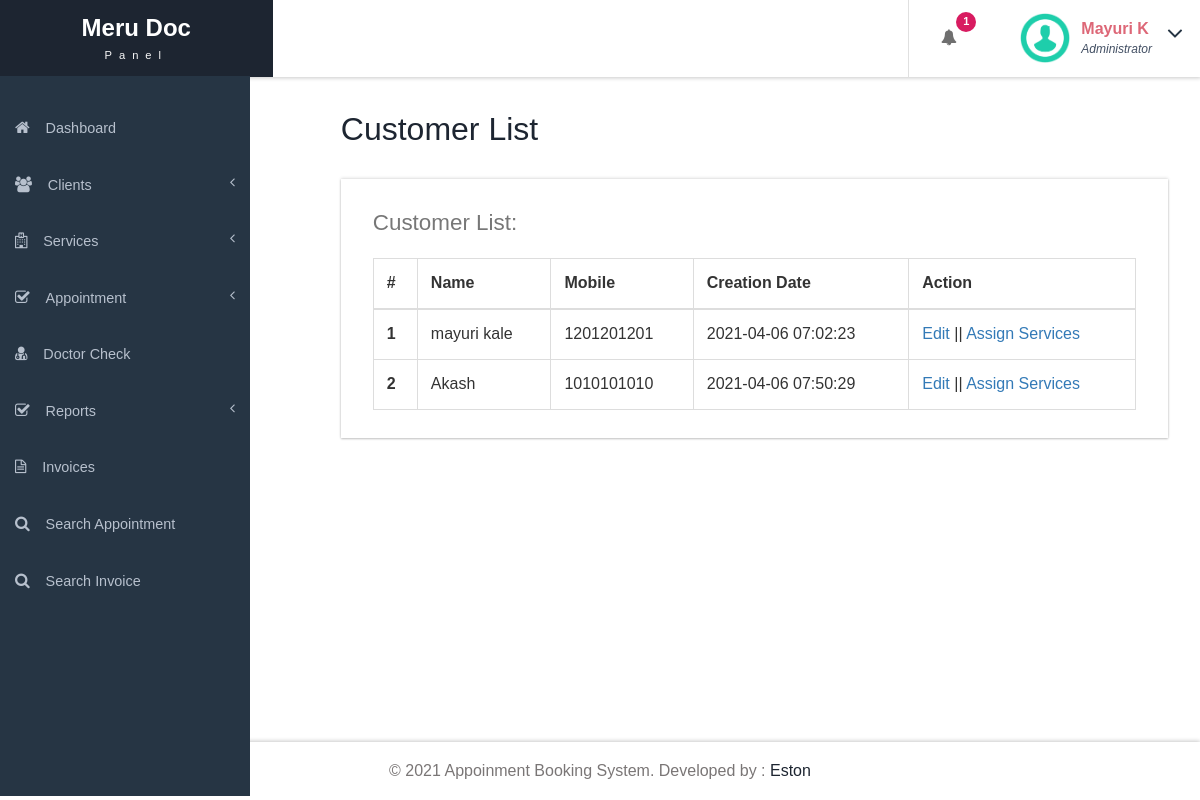
The app's page /Client-list.php (signed in) with its own data.
### tables this page shows
CREATE TABLE `tblcustomers` (
  `ID` int(10) NOT NULL,
  `Name` varchar(120) DEFAULT NULL,
  `Email` varchar(200) DEFAULT NULL,
  `MobileNumber` bigint(11) DEFAULT NULL,
  `Gender` enum('Female','Male','Transgender') DEFAULT NULL,
  `Details` mediumtext DEFAULT NULL,
  `CreationDate` timestamp NULL DEFAULT current_timestamp(),
  `UpdationDate` timestamp NULL DEFAULT NULL ON UPDATE current_timestamp()
);

### Client-list.php (the view, shortened to what this page needs)
<?php
include('includes/dbconnection.php');
if (strlen($_SESSION['ODABSaid']==0)) {
  header('location:logout.php');
  } else{
  ?>
<!DOCTYPE HTML>
<html>
<head>
<link href="css/bootstrap.css" rel='stylesheet' type='text/css' />
<link href="css/style.css" rel='stylesheet' type='text/css' />
<link href="css/font-awesome.css" rel="stylesheet">
<link href="css/animate.css" rel="stylesheet" type="text/css" media="all">
<link href="css/custom.css" rel="stylesheet">
</head>
<body class="cbp-spmenu-push">
	<div class="main-content">
		 <?php include_once('includes/sidebar.php');?>
		 <?php include_once('includes/header.php');?>
		<div id="page-wrapper">
			<div class="main-page">
				<div class="tables">
					<h3 class="title1">Customer List</h3>
					<div class="table-responsive bs-example widget-shadow">
						<h4>Customer List:</h4>
						<table class="table table-bordered"> <thead> <tr> <th>#</th> <th>Name</th> <th>Mobile</th> <th>Creation Date</th><th>Action</th> </tr> </thead> <tbody>
<?php
$ret=mysqli_query($con,"select *from  tblCustomers");
$cnt=1;
while ($row=mysqli_fetch_array($ret)) {
?>
						 <tr> <th scope="row"><?php echo $cnt;?></th> <td><?php  echo $row['Name'];?></td> <td><?php  echo $row['MobileNumber'];?></td><td><?php  echo $row['CreationDate'];?></td> <td><a href="edit-Customer-detailed.php?editid=<?php echo $row['ID'];?>">Edit</a>  ||  <a href="add-Customer-services.php?addid=<?php echo $row['ID'];?>">Assign Services</a></td> </tr>   <?php
$cnt=$cnt+1;
}?></tbody> </table>
					</div>
				</div>
			</div>
		</div>
		 <?php include_once('includes/footer.php');?>
	</div>
</body>
</html>
<?php }  ?>

### includes/header.php (shortened to what this page needs)
<div class="sticky-header header-section ">
      <div class="header-left">
        <div class="logo">
          <a href="index.html">
            <h1>Meru Doc</h1>
            <span>Panel</span>
          </a>
        </div>
      </div>
      <div class="header-right">
        <div class="profile_details_left">
          <ul class="nofitications-dropdown">
            <?php
$ret1=mysqli_query($con,"select ID,Name from  tblappointment where Status=''");
$num=mysqli_num_rows($ret1);
?>
            <li class="dropdown head-dpdn">
              <a href="#" class="dropdown-toggle" data-toggle="dropdown" aria-expanded="false"><i class="fa fa-bell"></i><span class="badge blue"><?php echo $num;?></span></a>
            </li>
          </ul>
          <div class="clearfix"> </div>
        </div>
        <div class="profile_details">
        <?php
$adid=$_SESSION['ODABSaid'];
$ret=mysqli_query($con,"select AdminName from tbladmin where ID='$adid'");
$row=mysqli_fetch_array($ret);
$name=$row['AdminName'];
?>
          <ul>
            <li class="dropdown profile_details_drop">
              <a href="#" class="dropdown-toggle" data-toggle="dropdown" aria-expanded="false">
                <div class="profile_img">
                  <span class="prfil-img"><img src="images/download (1).png" alt="" width="50" height="50"> </span>
                  <div class="user-name">
                    <p><?php echo $name; ?></p>
                    <span>Administrator</span>
                  </div>
                  <i class="fa fa-angle-down lnr"></i>
                  <div class="clearfix"></div>
                </div>
              </a>
            </li>
          </ul>
        </div>
      </div>
      <div class="clearfix"> </div>
    </div>

### css/style.css (style rules this page uses)
h4, h5, h6, h1, h2, h3 { margin: 0; }
ul, ol { margin: 0; }
p { margin: 0; }
html, body { font-family: "Quicksand",sans-serif; font-size: 100%; overflow-x: hidden; background: #fff; }
body a { transition: 0.5s all ease; -webkit-transition: 0.5s all ease; -moz-transition: 0.5s all ease; -o-transition: 0.5s all ease; -ms-transition: 0.5s all ease; text-decoration:none; }
h1,h2,h3,h4,h5,h6 { margin:0; }
p { margin:0; }
ul,label { margin:0; padding:0; }
.main-content { position: relative; }
.sticky-header { position: fixed; top: 0; left:0px; width: 100%; z-index: 100; }
.header-section { background:#FFF; box-shadow: 1px 1px 4px rgba(0, 0, 0, 0.21); -webkit-box-shadow: 1px 1px 4px rgba(0, 0, 0, 0.21); -moz-box-shadow: 1px 1px 4px rgba(0, 0, 0, 0.21); -o-box-shadow: 1px 1px 4px rgba(0, 0, 0, 0.21); }
.header-section::after { clear: both; display: block; content: ''; }
.header-left { float: left; width: 45%; }
.header-right { float: right; }
.cbp-spmenu-push { overflow-x: hidden; position: relative; }
.cbp-spmenu, .cbp-spmenu-push { -webkit-transition: all 0.3s ease; -moz-transition: all 0.3s ease; transition: all 0.3s ease; }
.cbp-spmenu-push div#page-wrapper { margin: 0 0 0 19.3em; transition:.5s all; -webkit-transition:.5s all; -moz-transition:.5s all; }
.fa { display: inline-block; font-family: FontAwesome; font-style: normal; font-weight: normal; line-height: 1; -webkit-font-smoothing: antialiased; -moz-osx-font-smoothing: grayscale; }
.logo { background: #1d2531; text-align: center; float: left; }
.logo a { padding: 0.9em 5.1em .7em; display: block; text-decoration: none; }
.logo a h1 { color: #fff; font-size: 1.5em; line-height: 1.2em; font-weight: 700; }
.logo a span { color: #F8F8F8; font-size: .7em; text-align: center; letter-spacing: 7px; }
.profile_details_left { float: left; }
li.dropdown.head-dpdn { display: inline-block; padding: 1.7em 0; border-left: 1px solid #E0E0E0; float: left; }
li.dropdown.head-dpdn a.dropdown-toggle { padding: 1.7em 2em; }
i.fa.fa-bell { color:#6F6F6F; }
.header-right span.badge { font-size: 11px; font-weight: bold; color: #FFF; background: #8BC34A; line-height: 15px; width: 20px; height: 20px; border-radius: 2em; -webkit-border-radius: 2em; -moz-border-radius: 2em; -o-border-radius: 2em; text-align: center; display: inline-block; position: absolute; top: 16%; padding: 2px 0 0; }
.header-right span.blue { background-color:#D81B60; }
.profile_details { float: right; }
.profile_details_drop a.dropdown-toggle { display:block; padding: 0.8em 3em 0 2em; }
.profile_img span.prfil-img { float:left; }
.user-name { float:left; margin-top:8px; margin-left:11px; height:35px; }
.profile_details ul li { list-style-type:none; position:relative; }
.profile_details li a i.fa.lnr { position: absolute; top: 34%; right: 8%; color: #263544; font-size: 1.6em; }
.user-name p { font-size:1em; color:#DD6777; line-height:1em; font-weight:700; }
.user-name span { font-size: .75em; font-style: italic; color: #424f63; font-weight: normal; margin-top: .3em; }
.widget-shadow { background-color: #fff; box-shadow: 0 -1px 3px rgba(0,0,0,.12),0 1px 2px rgba(0,0,0,.24); -webkit-box-shadow: 0 -1px 3px rgba(0,0,0,.12),0 1px 2px rgba(0,0,0,.24); -moz-box-shadow: 0 -1px 3px rgba(0,0,0,.12),0 1px 2px rgba(0,0,0,.24); }
h3.title1 { font-size: 2em; color: #1d2531; margin-bottom: 0.8em; }
.table > thead > tr > th, .table > tbody > tr > th, .table > tfoot > tr > th, .table > thead > tr > td, .table > tbody > tr > td, .table > tfoot > tr > td { border-top: none; }
.tables h4 { font-size: 1.4em; margin-bottom: 1em; color: #777777; }
.tables .panel-body ,.tables .bs-example { padding: 2em 2em 0.5em; }
.tables .table > thead > tr > th, .tables .table > tbody > tr > th, .tables .table > tfoot > tr > th, .tables .table > thead > tr > td, .tables .table > tbody > tr > td, .tables .table > tfoot > tr > td { padding: 13px; border-top: 1px solid #E0E0E0; }
.bs-example { margin-top: 2em; }

### css/custom.css (style rules this page uses)
#page-wrapper { padding:7em 2em 2.5em; }

### records on screen
tblcustomers: Name "mayuri kale", MobileNumber "1201201201", CreationDate "2021-04-06 07:02:23"
tblcustomers: Name "Akash", MobileNumber "1010101010", CreationDate "2021-04-06 07:50:29"

### other values on screen
$num "1"
$name "Mayuri K"
